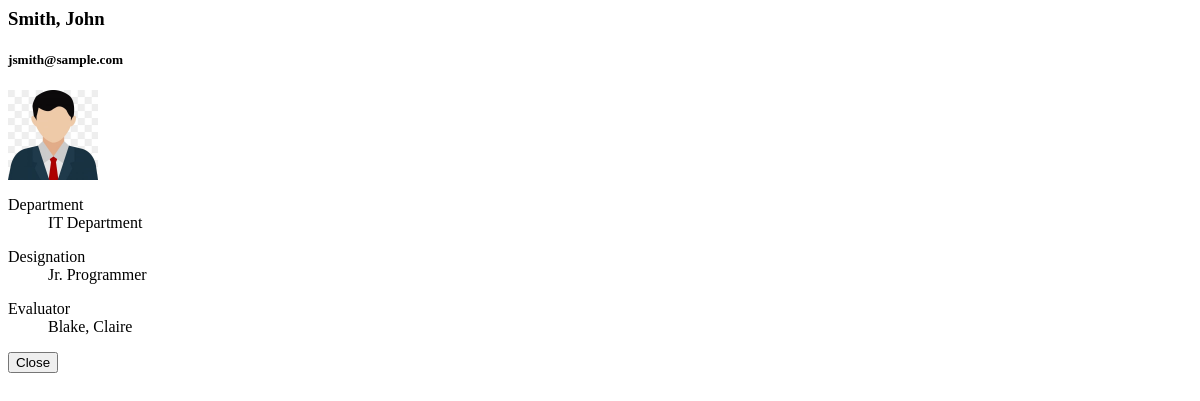
The app's page /view_employee.php?id=1, older data.
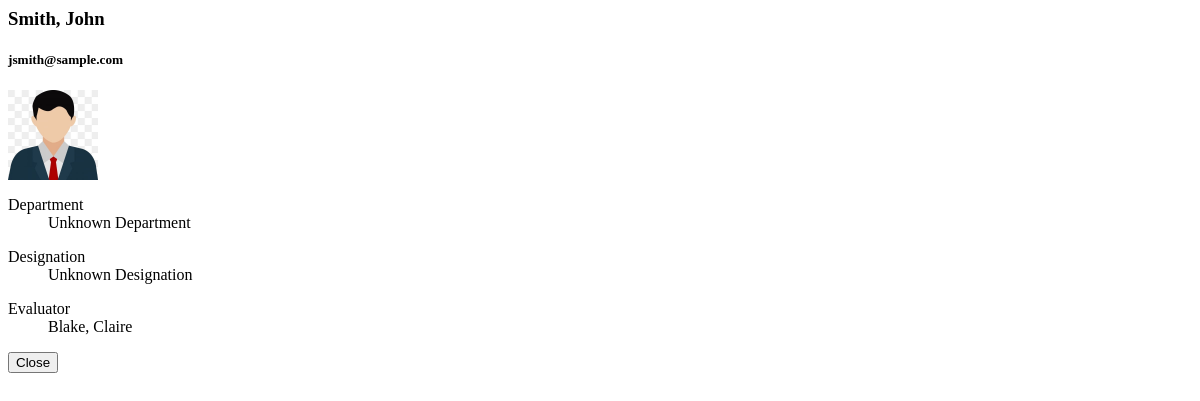
The same page, newer data.
### tables this page shows
CREATE TABLE `department_list` (
  `id` int(30) NOT NULL,
  `department` varchar(200) NOT NULL,
  `description` text NOT NULL
);

CREATE TABLE `designation_list` (
  `id` int(30) NOT NULL,
  `designation` varchar(200) NOT NULL,
  `description` text NOT NULL
);

### view_employee.php (the view, shortened to what this page needs)
<?php include 'db_connect.php' ?>
<?php
if(isset($_GET['id'])){
$designation= $conn->query("SELECT * FROM designation_list where id = $designation_id ");
$designation = $designation->num_rows > 0 ? $designation->fetch_array()['designation'] : 'Unknown Designation';
$department= $conn->query("SELECT * FROM department_list where id = $department_id ");
$department = $department->num_rows > 0 ? $department->fetch_array()['department'] : 'Unknown Department';
$evaluator= $conn->query("SELECT *,concat(lastname,', ',firstname,' ',middlename) as name FROM evaluator_list where id = $evaluator_id ");
$evaluator = $evaluator->num_rows > 0 ? $evaluator->fetch_array()['name'] : 'Unknown Evaluator';
}
?>
<div class="container-fluid">
	<div class="card card-widget widget-user shadow">
      <div class="widget-user-header bg-dark">
        <h3 class="widget-user-username"><?php echo ucwords($name) ?></h3>
        <h5 class="widget-user-desc"><?php echo $email ?></h5>
      </div>
      <div class="widget-user-image">
      	<?php if(empty($avatar) || (!empty($avatar) && !is_file('assets/uploads/'.$avatar))): ?>
      	<span class="brand-image img-circle elevation-2 d-flex justify-content-center align-items-center bg-primary text-white font-weight-500" style="width: 90px;height:90px"><h4><?php echo strtoupper(substr($firstname, 0,1).substr($lastname, 0,1)) ?></h4></span>
      	<?php else: ?>
        <img class="img-circle elevation-2" src="assets/uploads/<?php echo $avatar ?>" alt="User Avatar"  style="width: 90px;height:90px;object-fit: cover">
      	<?php endif ?>
      </div>
      <div class="card-footer">
        <div class="container-fluid">
        	<dl>
        		<dt>Department</dt>
        		<dd><?php echo $department ?></dd>
        	</dl>
          <dl>
            <dt>Designation</dt>
            <dd><?php echo $designation ?></dd>
          </dl>
          <dl>
            <dt>Evaluator</dt>
            <dd><?php echo ucwords($evaluator) ?></dd>
          </dl>
        </div>
    </div>
	</div>
</div>
<div class="modal-footer display p-0 m-0">
        <button type="button" class="btn btn-secondary" data-dismiss="modal">Close</button>
</div>

Row changes from the older to the newer data that the page shows:
removed department_list: department "IT Department"
removed designation_list: designation "Jr. Programmer"
Text that changed along with them:
$department: (not shown) → "Unknown Department"
$designation: (not shown) → "Unknown Designation"
